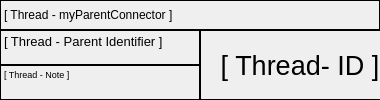
<?xml version="1.0" encoding="UTF-8"?>
<ui version="4.0">
 <class>w_ThreadInfoGroupBox</class>
 <widget class="QWidget" name="w_ThreadInfoGroupBox">
  <property name="geometry">
   <rect>
    <x>0</x>
    <y>0</y>
    <width>380</width>
    <height>100</height>
   </rect>
  </property>
  <property name="minimumSize">
   <size>
    <width>380</width>
    <height>100</height>
   </size>
  </property>
  <property name="maximumSize">
   <size>
    <width>380</width>
    <height>100</height>
   </size>
  </property>
  <property name="windowTitle">
   <string>ThreadInfoGroupBox</string>
  </property>
  <property name="styleSheet">
   <string notr="true">border-style: solid;
border-width: 1px;
</string>
  </property>
  <widget class="QLabel" name="l_ParentIdentifier">
   <property name="geometry">
    <rect>
     <x>0</x>
     <y>30</y>
     <width>200</width>
     <height>35</height>
    </rect>
   </property>
   <property name="font">
    <font>
     <pointsize>10</pointsize>
    </font>
   </property>
   <property name="text">
    <string>[ Thread - Parent Identifier ]</string>
   </property>
   <property name="alignment">
    <set>Qt::AlignLeading|Qt::AlignLeft|Qt::AlignTop</set>
   </property>
   <property name="wordWrap">
    <bool>true</bool>
   </property>
   <property name="indent">
    <number>3</number>
   </property>
  </widget>
  <widget class="QLabel" name="l_Note">
   <property name="geometry">
    <rect>
     <x>0</x>
     <y>65</y>
     <width>200</width>
     <height>35</height>
    </rect>
   </property>
   <property name="font">
    <font>
     <pointsize>7</pointsize>
    </font>
   </property>
   <property name="frameShape">
    <enum>QFrame::NoFrame</enum>
   </property>
   <property name="text">
    <string>[ Thread - Note ]</string>
   </property>
   <property name="alignment">
    <set>Qt::AlignLeading|Qt::AlignLeft|Qt::AlignTop</set>
   </property>
   <property name="wordWrap">
    <bool>true</bool>
   </property>
   <property name="indent">
    <number>3</number>
   </property>
  </widget>
  <widget class="QLabel" name="l_ID">
   <property name="geometry">
    <rect>
     <x>200</x>
     <y>30</y>
     <width>200</width>
     <height>70</height>
    </rect>
   </property>
   <property name="font">
    <font>
     <pointsize>20</pointsize>
    </font>
   </property>
   <property name="text">
    <string>[ Thread- ID ]</string>
   </property>
   <property name="alignment">
    <set>Qt::AlignCenter</set>
   </property>
   <property name="indent">
    <number>0</number>
   </property>
  </widget>
  <widget class="QLabel" name="l_MyParentConnector">
   <property name="geometry">
    <rect>
     <x>0</x>
     <y>0</y>
     <width>380</width>
     <height>30</height>
    </rect>
   </property>
   <property name="text">
    <string>[ Thread - myParentConnector ]</string>
   </property>
   <property name="alignment">
    <set>Qt::AlignLeading|Qt::AlignLeft|Qt::AlignVCenter</set>
   </property>
   <property name="indent">
    <number>3</number>
   </property>
  </widget>
 </widget>
 <resources/>
 <connections/>
</ui>
